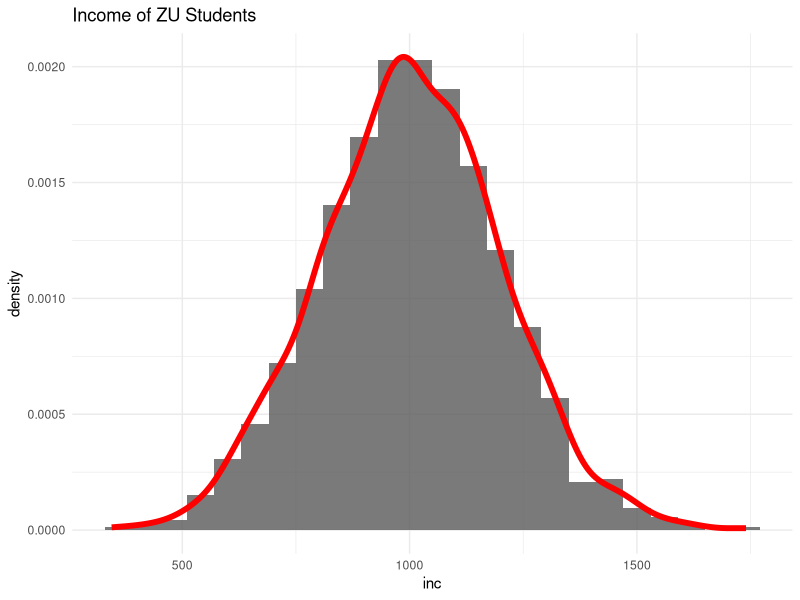
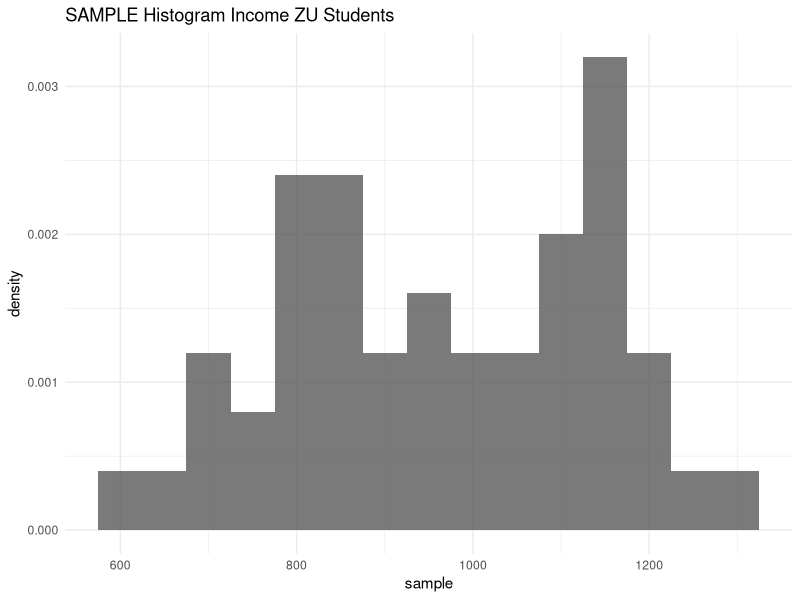
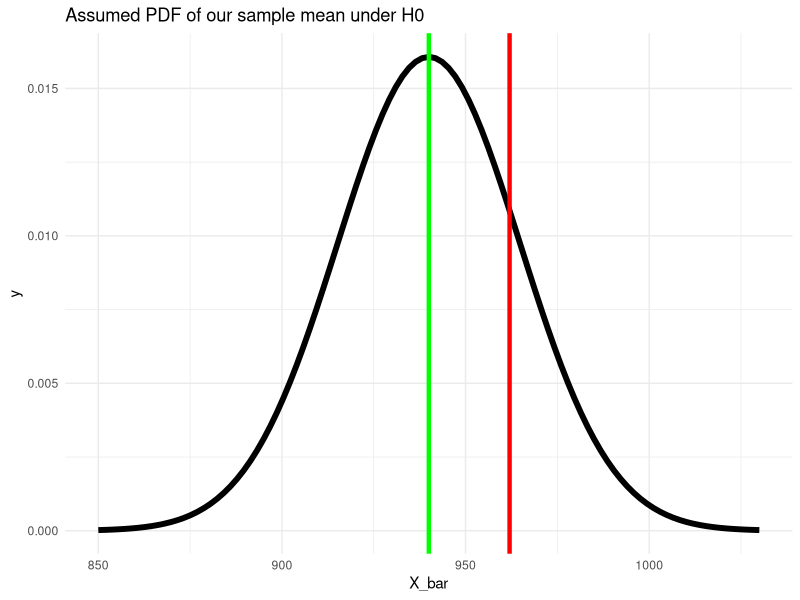
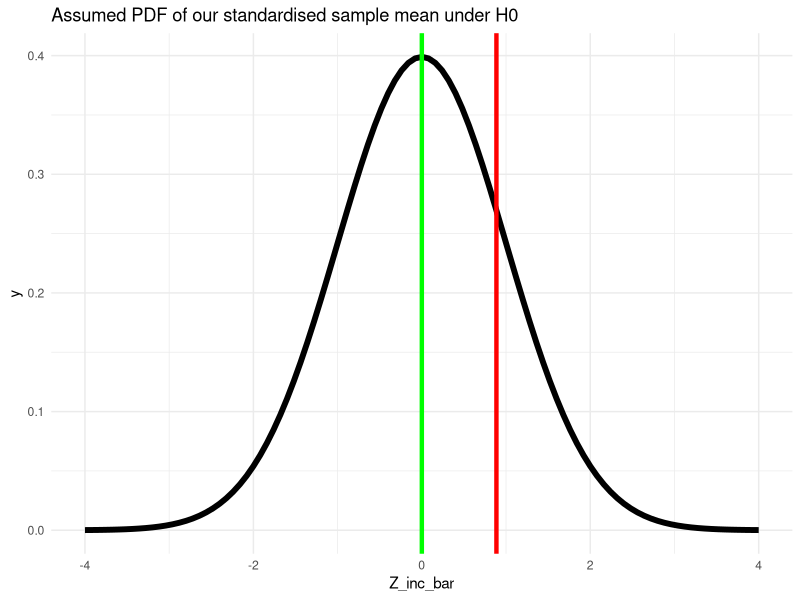
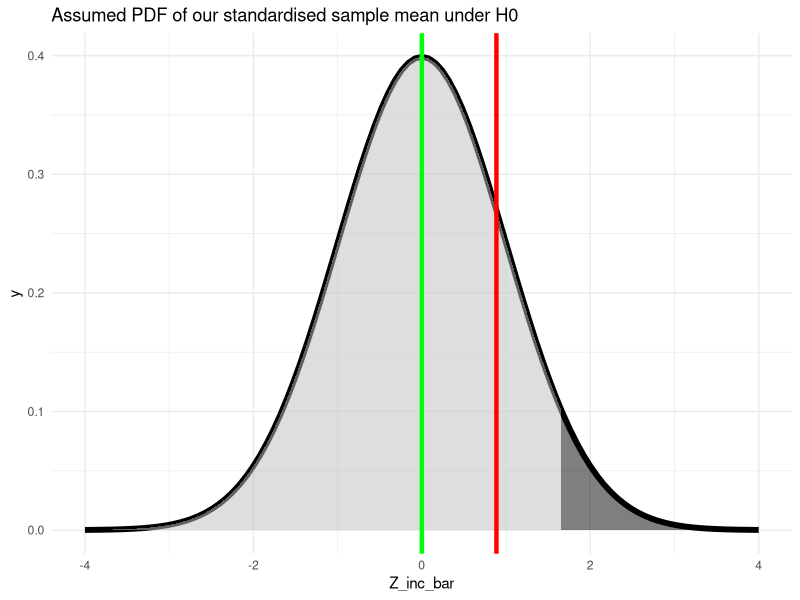
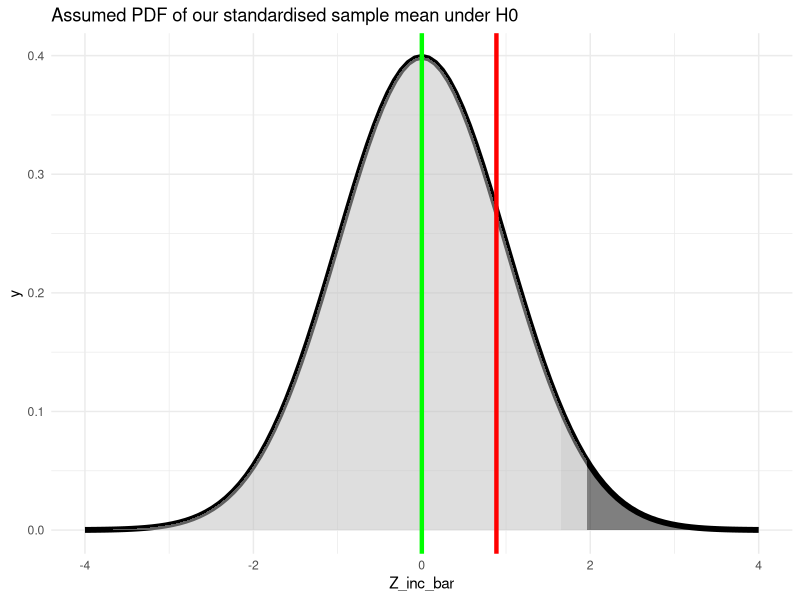

The R source for these figures, in order:
## ---- chunk 1
knitr::opts_chunk$set(fig.height=4)
knitr::opts_chunk$set(fig.width=10)
## ---- chunk 2
library(ggplot2)
library(tidyverse)
set.seed(11) # seed for reproducibility

n <- 1200
inc <- rnorm(n, mean = 1000, sd = 200)

ggplot() +
geom_histogram(aes(x = inc,
y = ..density..),binwidth = 60,alpha = 0.8) +
geom_density(aes(x = inc,
y = ..density..),col = "red",size = 2,alpha = 0.8) +
labs(title = "Income of ZU Students") +
theme_minimal()

## ---- chunk 3
set.seed(24)
sample_n <- 50
sample <- sample(x = inc, size = sample_n, replace = F)
## ---- chunk 4
ggplot() +
geom_histogram(aes(x = sample,
y = ..density..),binwidth = 50,alpha = 0.8) +
labs(title = "SAMPLE Histogram Income ZU Students") +
theme_minimal()
## ---- chunk 5
mu_inc = 940
mu_inc
## ---- chunk 6
inc_bar <- mean(sample)
inc_bar
## ---- chunk 7
S_inc_bar <- sqrt(var(sample)/(sample_n))
S_inc_bar
## ---- chunk 8
ggplot(data =  data.frame(X_bar = 850:1030), aes(x=X_bar)) +
  stat_function(fun = dnorm, args = list(mean = mu_inc, sd = S_inc_bar), size = 2) +
  geom_vline(xintercept = inc_bar, color = "red", size = 1.5) +
  geom_vline(xintercept = mu_inc, color = "green", size = 1.5) +
  labs(title = "Assumed PDF of our sample mean under H0") +
  theme_minimal()
## ---- chunk 9
Z_inc_bar <- (inc_bar - 940) / (S_inc_bar)
Z_inc_bar
## ---- chunk 10
ggplot(data =  data.frame(Z_inc_bar = -4:4), aes(x=Z_inc_bar)) +
  stat_function(fun = dnorm, args = list(mean = 0, sd = 1), size = 2) +
  geom_vline(xintercept = Z_inc_bar, color = "red", size = 1.5) +
  geom_vline(xintercept = 0, color = "green", size = 1.5) +
  labs(title = "Assumed PDF of our standardised sample mean under H0") +
  theme_minimal()
## ---- chunk 11
qnorm(0.95)
## ---- chunk 12
ggplot(data =  data.frame(Z_inc_bar = -4:4), aes(x=Z_inc_bar)) +
  stat_function(fun = dnorm, args = list(mean = 0, sd = 1), size = 2) +
    stat_function(fun = dnorm, xlim = c(-4,1.65), geom = "area", fill = "grey", alpha=0.5) +
  stat_function(fun = dnorm, xlim = c(1.65,4), geom = "area", fill = "black", alpha=0.5) +
  geom_vline(xintercept = Z_inc_bar, color = "red", size = 1.5) +
  geom_vline(xintercept = 0, color = "green", size = 1.5) +
  labs(title = "Assumed PDF of our standardised sample mean under H0") +
  theme_minimal()
## ---- chunk 13
Z_inc_bar >= qnorm(0.95)
## ---- chunk 14
ggplot(data =  data.frame(Z_inc_bar = -4:4), aes(x=Z_inc_bar)) +
  stat_function(fun = dnorm, args = list(mean = 0, sd = 1), size = 2) +
    stat_function(fun = dnorm, xlim = c(-4,1.65), geom = "area", fill = "grey", alpha=0.5) +
  stat_function(fun = dnorm, xlim = c(1.65,1.96), geom = "area", fill = "darkgrey", alpha=0.5) +
  stat_function(fun = dnorm, xlim = c(1.96,4), geom = "area", fill = "black", alpha=0.5) +
  geom_vline(xintercept = Z_inc_bar, color = "red", size = 1.5) +
  geom_vline(xintercept = 0, color = "green", size = 1.5) +
  labs(title = "Assumed PDF of our standardised sample mean under H0") +
  theme_minimal()
## ---- chunk 15
1- pnorm(Z_inc_bar)
## ---- chunk 16
t.test(sample, mu = 940, alternative = "greater")
## ---- chunk 17
1- pt(Z_inc_bar, 49) # degrees of freedom = sample size -1 
